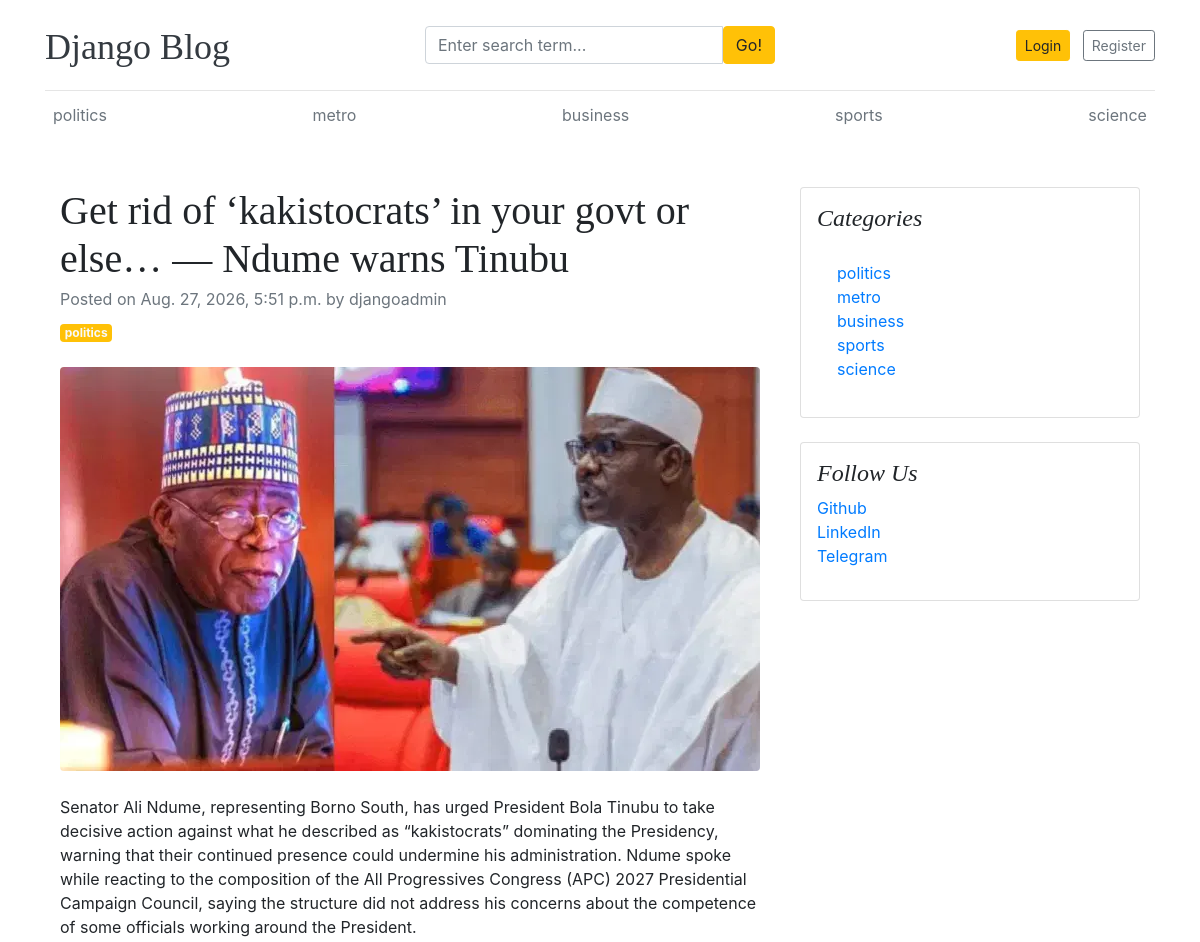
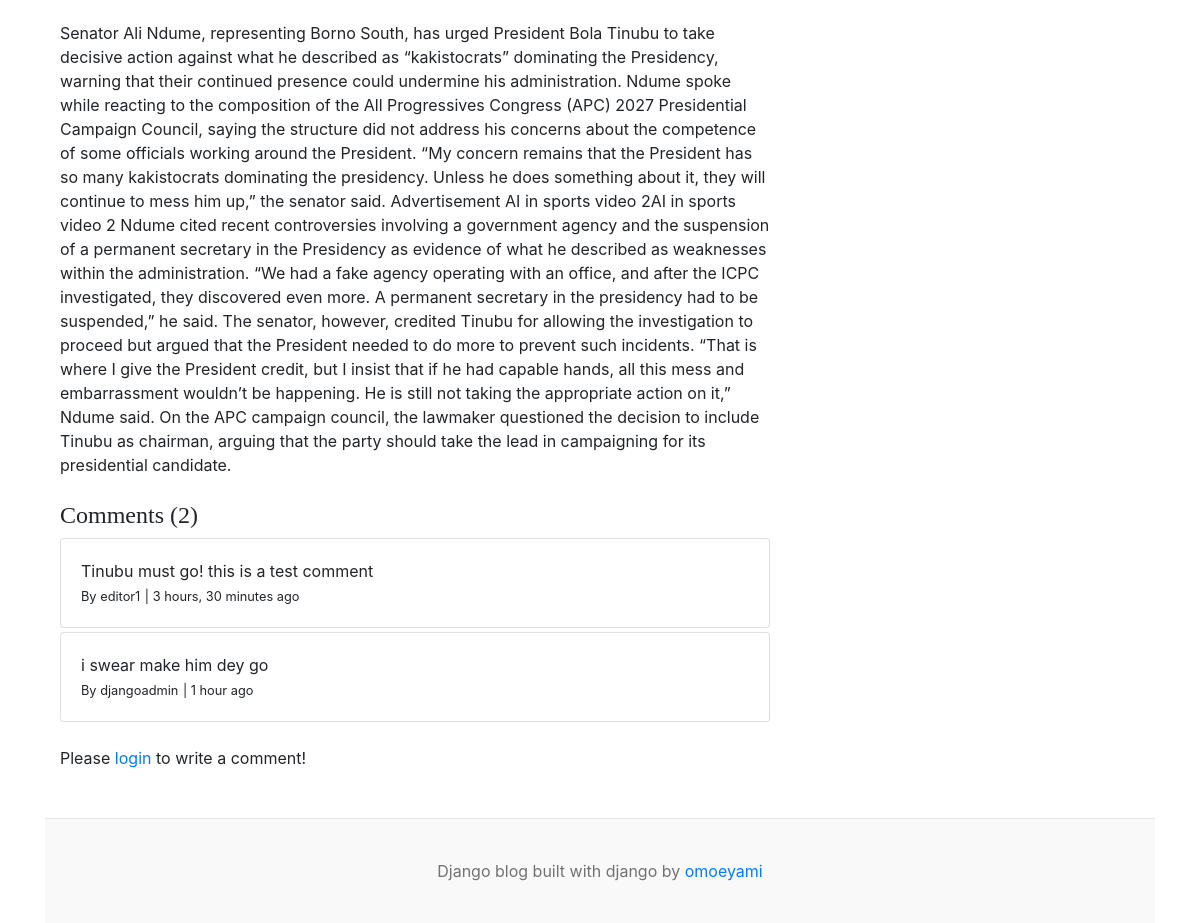
Screenshot of /blogs/get-rid-of-kakistocrats-in-your-govt-or-else-ndume-warns-tinubu-1/ with the database file from the repository (2 pictures, top to bottom).
### blogs/models.py (models this page shows, shortened)
class Category(models.Model):
    category_name = models.CharField(max_length=50, unique=True)
    created_at = models.DateTimeField(auto_now_add=True)
    updated_at = models.DateTimeField(auto_now=True)
    class Meta:
        verbose_name_plural = "categories"
    def __str__(self):
        return self.category_name

class blog(models.Model):
    title = models.CharField(max_length=100)
    slug = models.SlugField(max_length=150, unique=True, blank=True)
    category = models.ForeignKey(Category, on_delete=models.CASCADE)
    author = models.ForeignKey(User, on_delete=models.CASCADE)
    featured_image = models.ImageField(upload_to='uploads/%y/%m/%d')
    short_description = models.TextField(max_length=500)
    blog_body = models.TextField(max_length=2000)
    status = models.CharField(max_length=20, choices=STATUS_CHOICES, default="draft")
    is_featured = models.BooleanField(default=False)
    created_at = models.DateTimeField(auto_now_add=True)
    updated_at = models.DateTimeField(auto_now=True)

class Comment(models.Model):
    user = models.ForeignKey(User, on_delete=models.CASCADE)
    Blog = models.ForeignKey(blog, on_delete=models.CASCADE)
    comment = models.TextField(max_length=250)
    created_at = models.DateTimeField(auto_now_add=True)
    updated_at = models.DateTimeField(auto_now=True)
    def __str__(self):
        return self.comment

### biography/models.py (models this page shows, shortened)
class SocialLink(models.Model):
    platform = models.CharField(max_length=25)
    link = models.URLField(max_length=100)
    created_at = models.DateTimeField(auto_now_add=True)
    updated_at = models.DateTimeField(auto_now=True)

### blogs/views.py (the view, shortened to what this page needs)
# urls.py: path('blogs/<slug:slug>/', blogsview.blogs, name='blogs'),
def blogs(request, slug):
    single_blog = get_object_or_404(blog, slug=slug, status='published')
    comments = Comment.objects.filter(Blog=single_blog)
    comments_count = comments.count()
    context = {
        'single_blog': single_blog,
        'comments': comments,
        'comments_count' : comments_count,
    }
    return render(request, 'blogs.html', context)

### blogs/context_processors.py (called while the page is built)
def get_categories(request):
    categories = Category.objects.all()
    return dict(categories=categories)

def get_social_links(request):
    social_links = SocialLink.objects.all()
    return dict(social_links=social_links)

### templates/blogs.html
{% extends "base.html" %}
{% block content %}
<div class="container mt-5">
    <div class="row">
        <div class="col-lg-8">
            <article>
                <header class="mb-4">
                    <h1 class="fw-bolder mb-1">{{ single_blog.title }}</h1>
                    <div class="text-muted fst-italic mb-2">Posted on {{ single_blog.created_at }} by {{ single_blog.author }}</div>
                    <a class="badge bg-warning text-decoration-none text-light" href="#!">{{ single_blog.category }}</a>
                </header>
                <figure class="mb-4"><img class="img-fluid rounded" src="{{ single_blog.featured_image.url }}" alt="..." /></figure>
                <section class="mb-5">
                    <p class="fs-5 mb-4">{{ single_blog.short_description }}</p>
                    <p class="fs-5 mb-4">{{ single_blog.blog_body }}</p>
                    <h4>Comments ({{ comments_count }})</h4>
                    {% if comments %}
                        {% for comment in comments %}
                            <div class="card mt-1">
                                <div class="card-body">
                                    <p class="card-text mb-0">{{ comment }}</p>
                                    <span>
                                        <small>By {{ comment.user }}</small>
                                        <small>| {{ comment.created_at | timesince }} ago</small>
                                    </span>
                                </div>
                            </div>
                        {% endfor %}
                    {% else %}
                    No comments yet.
                    {% endif %}
                    <br>
                    <div class="form-group">
                        {% if user.is_authenticated %}
                        <form action="" method="POST">
                            {% csrf_token %}
                            <div class="form-group">
                                <textarea name="comment" class="form-control" placeholder="Write your comment"></textarea>
                                <input type="submit" value="Submit" class="btn btn-primary mt-2">
                            </div>
                        </form>
                        {% else %}
                        <p>Please <span><a href="{% url 'login' %}">login</a></span> to write a comment!</p>
                        {% endif %}
                    </div>
                </section>
            </article>
        </div>
        <div class="col-lg-4">
            <div class="card mb-4 p-3">
                <h4 class="font-italic">Categories</h4>
                <div class="card-body">
                    <div class="row">
                        <div class="col-sm-6">
                            <ul class="list-unstyled mb-0">
                                {% for cat in categories %}
                                <li><a href="{% url 'post_by_category' cat.id %}">{{ cat.category_name }}</a></li>
                                {% endfor %}
                            </ul>
                        </div>
                    </div>
                </div>
            </div>
            {% if social_links %}
            <div class="card mb-4 p-3">
                <h4 class="font-italic">Follow Us</h4>
                <ol class="list-unstyled">
                    {% for i in social_links %}
                    <li><a href="{{ i.link }}" target="_blank">{{ i.platform }}</a></li>
                    {% endfor %}
                </ol>
            </div>
            {% endif %}
        </div>
    </div>
</div>
{% endblock %}

### templates/base.html (shortened to what this page needs)
{% load static %}
<!DOCTYPE html>
<html lang="en">
<head>
    <link href="https://getbootstrap.com/docs/4.0/dist/css/bootstrap.min.css" rel="stylesheet">
    <link href="{% static 'css/blog.css' %}" rel="stylesheet">
    <link rel="stylesheet" href="https://cdnjs.cloudflare.com/ajax/libs/font-awesome/4.7.0/css/font-awesome.min.css">
  </head>
<body>
    <div class="container">
      <header class="blog-header py-3">
        <div class="row flex-nowrap justify-content-between align-items-center">
          <div class="col-4 pt-1">
            <a class="blog-header-logo text-dark" href="/">Django Blog</a>
          </div>
          <div class="col-4">
            <form action="{% url 'search' %}" method="GET">
              <div class="input-group">
                <input class="form-control" type="text" name="keyword" value="{{ keyword }}" placeholder="Enter search term..." aria-label="Enter search term..." aria-describedby="button-search" />
                <button type="submit" class="btn btn-warning" id="button-search" type="button">Go!</button>
            </div>
            </form>
          </div>
        <div class="col-4 d-flex justify-content-end align-items-center">
          {% if not user.is_authenticated %}
            <a class="btn btn-sm btn-warning mr-2" href="{% url 'login' %}">Login</a> &nbsp;
            <a class="btn btn-sm btn-outline-secondary" href="{% url 'register' %}">Register</a>
          {% else %}
          <span><a href="{% url 'dashboard' %}">Dashboard</a></span>
          &emsp;
          <span><a href="{% url 'logout' %}">Logout</a></span>
          {% endif %}
          </div>
        </div>
      </header>
      <div class="nav-scroller py-1 mb-2">
        <nav class="nav d-flex justify-content-between">
          {%for cat in categories %}
          <a class="p-2 text-muted" href="{% url 'post_by_category' cat.id %}">{{ cat.category_name }}</a>
          {% endfor %}
        </nav>
      </div>
{% block content %}
{% endblock %}
 <footer class="blog-footer">
  <p>Django blog built with django by <a href="#">omoeyami</a></p>
</footer>
</body>
</html>

### blog_main/static/css/blog.css (style rules this page uses)
.blog-header { border-bottom: 1px solid #e5e5e5; }
.blog-header-logo { font-family: "Playfair Display", Georgia, "Times New Roman", serif; font-size: 2.25rem; }
h1, h2, h3, h4, h5, h6 { font-family: "Playfair Display", Georgia, "Times New Roman", serif; }
.blog-footer { padding: 2.5rem 0; color: #727272; text-align: center; background-color: #f9f9f9; border-top: .05rem solid #e5e5e5; }
.blog-footer p:last-child { margin-bottom: 0; }

### rows the page displays
Category: category_name "politics"
Category: category_name "metro"
Category: category_name "business"
Category: category_name "sports"
Category: category_name "science"
blog: title "Get rid of ‘kakistocrats’ in your govt or else… — Ndume warns Tinubu", created_at "Aug. 27, 2026, 5:51 p.m.", author "djangoadmin", category "politics", featured_image (picture), short_description "Senator Ali Ndume, representing Borno South, has urged President Bola Tinubu to take decisive action against what he described as “kakistocrats” dominating the Presidency, warning that their continued presence could undermine his administration. Ndume spoke while reacting to the composition of the All Progressives Congress (APC) 2027 Presidential Campaign Council, saying the structure did not address his concerns about the competence of some officials working around the President.", blog_body "Senator Ali Ndume, representing Borno South, has urged President Bola Tinubu to take decisive action against what he described as “kakistocrats” dominating the Presidency, warning that their continued presence could undermine his administration. Ndume spoke while reacting to the composition of the All Progressives Congress (APC) 2027 Presidential Campaign Council, saying the structure did not address his concerns about the competence of some officials working around the President. “My concern remains that the President has so many kakistocrats dominating the presidency. Unless he does something about it, they will continue to mess him up,” the senator said. Advertisement AI in sports video…"
Comment: comment "Tinubu must go! this is a test comment", user "editor1", created_at "3 hours, 30 minutes"
Comment: comment "i swear make him dey go", user "djangoadmin", created_at "1 hour"
SocialLink: platform "Github"
SocialLink: platform "LinkedIn"
SocialLink: platform "Telegram"

### other values shown
{{ comments_count }} "2"
